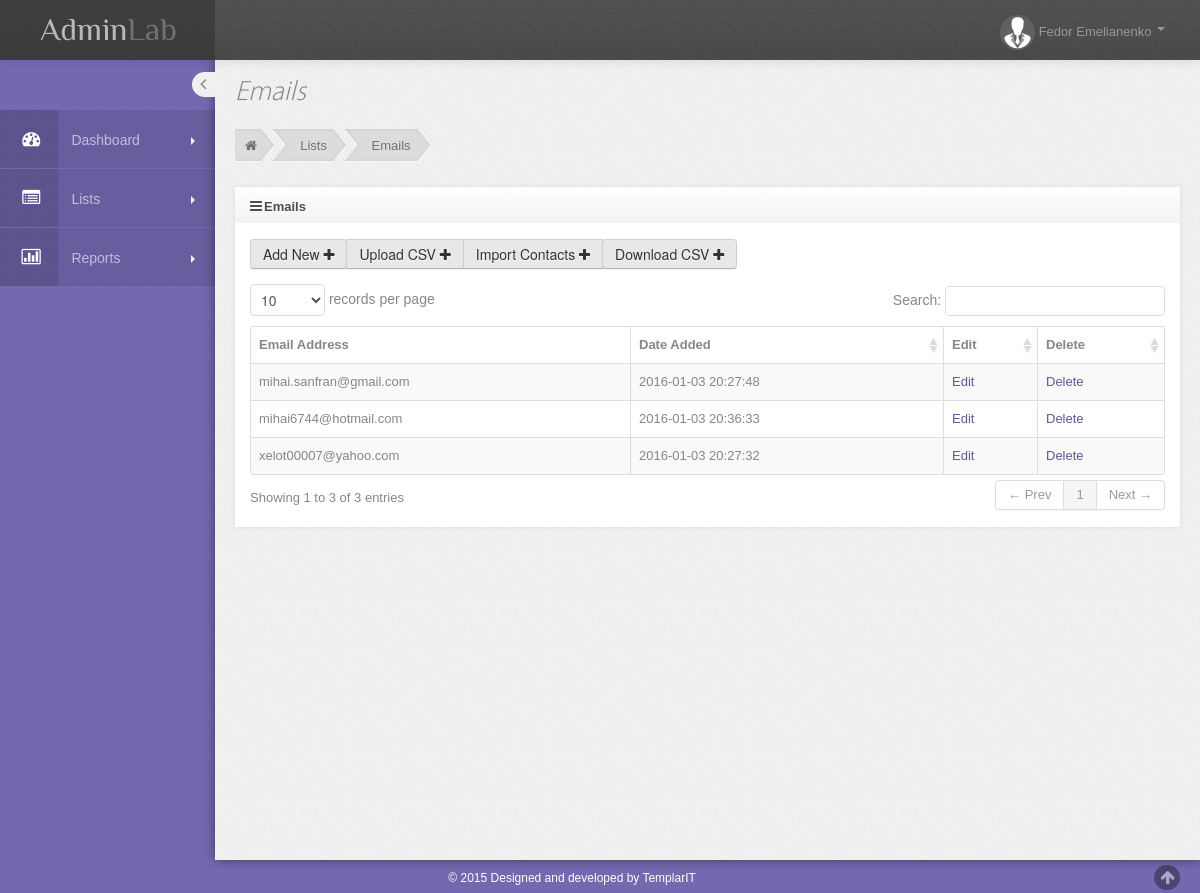
Page /emails.php?id=95 (signed in) on the committed database.
### tables this page shows
CREATE TABLE IF NOT EXISTS `emails` (
  `id` int(11) NOT NULL AUTO_INCREMENT,
  `list_id` int(11) NOT NULL,
  `email` varchar(50) NOT NULL,
  `date_added` timestamp NOT NULL DEFAULT CURRENT_TIMESTAMP,
  PRIMARY KEY (`id`),
  UNIQUE KEY `useremail` (`list_id`,`email`),
  KEY `user` (`list_id`)
);

### emails.php (the view, shortened to what this page needs)
<?php
include 'include/dbconnect.php';
$stmt = $conn->prepare('SELECT id, email, date_added FROM emails WHERE list_id = :listid');
$result = $stmt->execute(array('listid' => $_GET['id']));
?>
      <div id="main-content">
	     <link rel="stylesheet" href="assets/data-tables/DT_bootstrap.css" />
         <div class="container-fluid">
            <div class="row-fluid">
               <div class="span12">
                  <h3 class="page-title">
                     Emails
                  </h3>
                   <ul class="breadcrumb">
                       <li>
                           <a href="dashboard.php"><i class="icon-home"></i></a><span class="divider">&nbsp;</span>
                       </li>
					   <li>
                           <a href="lists.php">Lists</a> <span class="divider">&nbsp;</span>
                       </li>
                       <li><a href="#">Emails</a><span class="divider-last">&nbsp;</span></li>
                   </ul>
               </div>
            </div>
            <div class="row-fluid">
                <div class="span12">
                    <div class="widget">
                        <div class="widget-title">
                            <h4><i class="icon-reorder"></i>Emails</h4>
                        </div>
                        <div class="widget-body">
                            <div class="portlet-body">
                                <div class="clearfix">
                                    <div id="emails-div" class="btn-group">
                                        <button id="email-add" class="btn green">
                                            Add New <i class="icon-plus"></i>
                                        </button>&nbsp;
										<button class="btn green uploadcsv">
                                            Upload CSV <i class="icon-plus"></i>
                                        </button>&nbsp;
										<button  class="btn green importcontacts">
                                            Import Contacts <i class="icon-plus"></i>
                                        </button>&nbsp;
										<button id="sample_editable_1_new" class="btn green">
                                            Download CSV <i class="icon-plus"></i>
                                        </button>
                                    </div>
                                </div>
                                <div class="space15"></div>
                                <table class="table table-striped table-hover table-bordered" id="emails-list">
                                    <thead>
                                    <tr>
                                        <th>Email Address</th>
										<th>Date Added</th>
                                        <th>Edit</th>
                                        <th>Delete</th>
                                    </tr>
                                    </thead>
                                    <tbody>
<?php while($row = $stmt->fetch()){
echo "<tr id=".$row['id']."><td>".htmlentities($row['email'])."</td><td>".htmlentities($row['date_added'])."</td><td><a class='edit' href='javascript:;'>Edit</a></td><td><a class='delete' href='javascript:;'>Delete</a></td></tr>";
}
		if($i == 1) echo '<tr><td>&nbsp;</td><td>There are no emails to display</td><td>&nbsp;</td><td>&nbsp;</td></tr>'; ?>
                                    </tbody>
                                </table>
                            </div>
                        </div>
                    </div>
                </div>
            </div>
         </div>
      </div>
<?php
$content = ob_get_contents();
include 'include/header.php';
print $content;
include 'include/footer.php';
?>

### css/style_responsive.css (style rules this page uses)
@media (min-width: 980px) { #main-content { margin-top: 0px !important; } }
@media (min-width: 980px) { .fixed-top #main-content { margin-top: 20px; } }

### css/style_default.css (style rules this page uses)
body { color: #868686; background: url(../img/bg-purple.jpg) !important; }
#main-content { box-shadow: 0 0 10px #3f3861; -moz-box-shadow: 0 0 10px #3f3861; -webkit-box-shadow:0 0 10px #3f3861 ; }
a, a:hover { text-shadow: none !important; color: #625893; }

### rows in the picture
emails: email "mihai.sanfran@gmail.com", date_added "2016-01-03 20:27:48"
emails: email "mihai6744@hotmail.com", date_added "2016-01-03 20:36:33"
emails: email "xelot00007@yahoo.com", date_added "2016-01-03 20:27:32"

### other values in the picture
$_SESSION['fname'] "Fedor"
$_SESSION['lname'] "Emelianenko"
